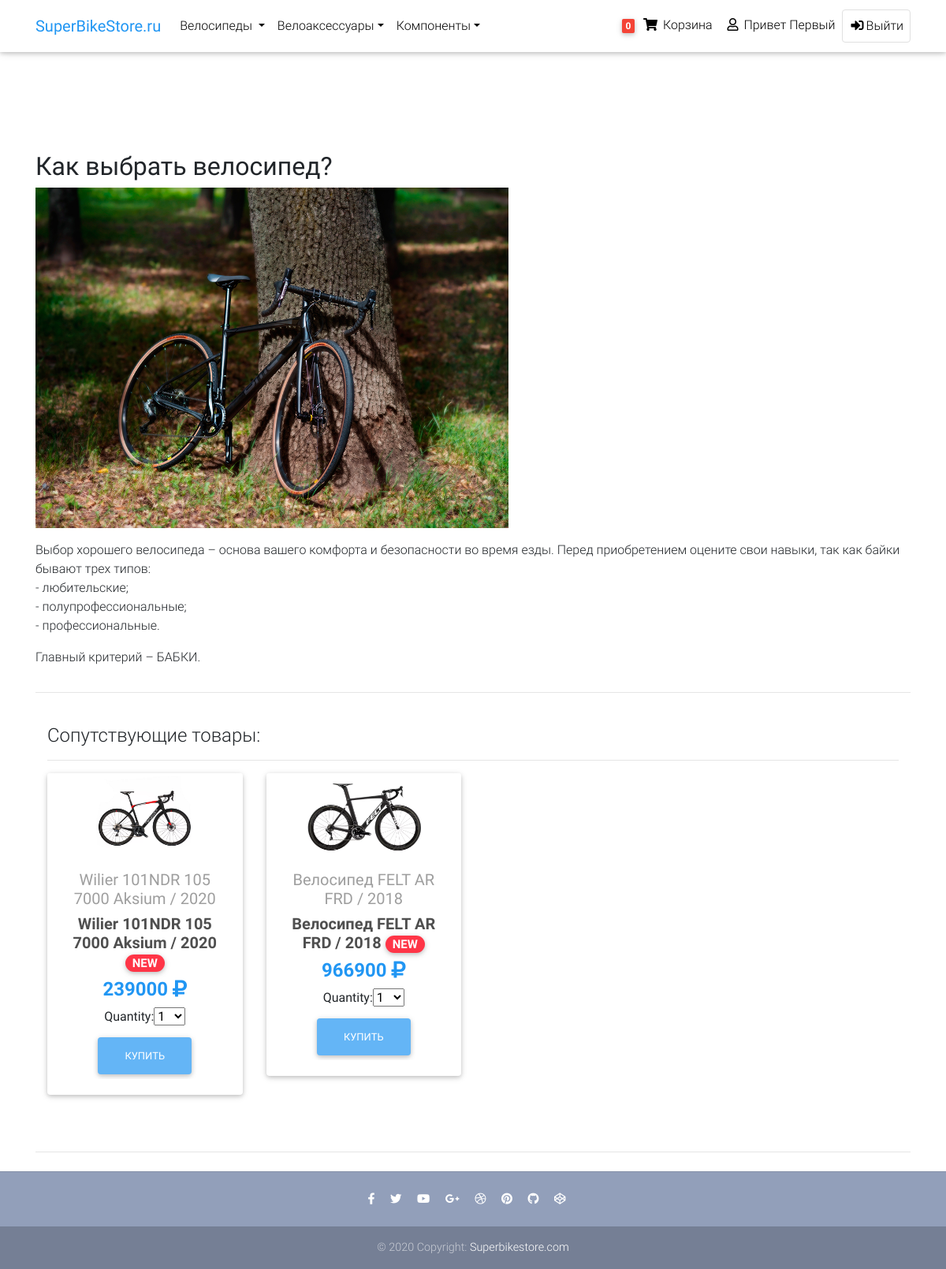
The page /articles/kak-vybrat-velosiped/ (signed in) on the database its author committed.
### users/models.py (models this page shows)
class SiteUser(AbstractUser):
    address = models.CharField(max_length=250)
    city = models.CharField(max_length=20)
    phone = models.CharField(max_length=11)
    orders = models.ManyToManyField(Order, related_name='users', through='UsersOrders')
    class Meta:
        ordering = ('last_name',)
        verbose_name = 'Покупатель'
        verbose_name_plural = "Покупатели"

### shop/models.py (models this page shows, shortened)
class Article(models.Model):
    slug = models.SlugField(max_length=200, db_index=True)
    header = models.CharField(max_length=100, null=False, blank=False)
    text = models.TextField(max_length=2500, null=True, blank=True)
    category = models.ForeignKey(Category, related_name='article', on_delete=models.DO_NOTHING)
    image = models.ImageField(upload_to='media/articles/', blank=True)
    related_product = models.ManyToManyField(Product, related_name='products')
    class Meta:
        index_together = (('id', 'slug'),)
        verbose_name = 'Статья'
        verbose_name_plural = 'Статьи'

class Product(models.Model):
    category = models.ForeignKey(Category, related_name='products', on_delete=models.CASCADE)
    name = models.CharField(max_length=200, db_index=True)
    slug = models.SlugField(max_length=200, db_index=True)
    image = models.ImageField(upload_to='media/products', blank=True)
    description = models.TextField(blank=True)
    price = models.DecimalField(max_digits=10, decimal_places=0)
    available = models.BooleanField(default=True)
    created = models.DateTimeField(auto_now_add=True)
    updated = models.DateTimeField(auto_now=True)
    class Meta:
        ordering = ('name',)
        index_together = (('id', 'slug'),)
        verbose_name = 'Товар'
        verbose_name_plural = 'Товары'
    def __str__(self):
        return self.name
    def get_absolute_url(self):
        return reverse('shop:product_detail',
                       args=[
                           self.id,
                           self.slug])

### shop/views.py (the view)
# urls.py: path('<slug:category_slug>/<slug:article_slug>/', views.article_detail, name='article_detail'),
def article_detail(request, category_slug, article_slug):
    cart_product_form = CartAddProductForm()
    article = get_object_or_404(
        Article.objects.prefetch_related(
            'related_product', 'related_product__category'
        ),
        slug=article_slug
    )
    return render(request,
                  'shop/articles/article_detail.html',
                  {'article': article,
                    'cart_product_form': cart_product_form
                   })

### cart/forms.py
class CartAddProductForm(forms.Form):
    quantity = forms.TypedChoiceField(
        choices=PRODUCT_QUANTITY_CHOICES,
        coerce=int
    )
    override = forms.BooleanField(
        required=False,
        initial=False,
        widget=forms.HiddenInput
    )

### cart/cart.py (called while the page is built)
    def __len__(self):
        return sum(item['quantity'] for item in self.cart.values())

### cart/context_processors.py (called while the page is built)
def cart(request):
    return {'cart': Cart(request)}

def category(request):
    return {"parents": Category.objects.filter(parent_category=None)}

### shop/templatetags/price_format.py (called while the page is built)
@register.filter()
def price_format(string):
    locale.setlocale(locale.LC_ALL, '')
    return locale.format_string('%d', string, grouping=True)

### users/email_auth.py (called while the page is built)
    def get_user(self, user_id):
        try:
            user = UserModel.objects.get(pk=user_id)
        except UserModel.DoesNotExist:
            return None
        return user if self.user_can_authenticate(user) else None

### shop/templates/shop/articles/article_detail.html (shortened to what this page needs)
{% extends 'shop/base2.html' %}
{% load static %}
{% load price_format %}
{% block content %}
    <div class="container mt-5 pt-5">
    <div class="row mt-5 pt-5">
      <div class="col-md-12">
        <h2><strong>{{ article.header }}</strong></h2>
        <img src="{{ article.image.url }}" width="600">
        <p>{{ article.text | linebreaks }}</p>
      </div>
    </div>
    <hr>
    <br>
 <div class="container mb-5">
     <div>
         <h4>Сопутствующие товары:</h4>
        <hr>
     </div>
        <div class="row">
                {% for product in article.related_product.all %}
            <div class="col-lg-3 col-md-6 mb-4">
            <div class="card">
              <div class="view overlay">
                <img src="{{ product.image.url }}" class="card-img-top"
                  alt="">
              </div>
              <div class="card-body text-center">
                <a href="{{product.category.slug}}" class="grey-text">
                    <h5>{{ product }}</h5>
                </a>
                <h5>
                  <strong>
                    <a href="{{ product.get_absolute_url }}" class="dark-grey-text">{{ product.name }}
                      <span class="badge badge-pill danger-color">NEW</span>
                    </a>
                  </strong>
                </h5>
                <h4 class="font-weight-bold blue-text">
                  <strong> {{ product.price | price_format }} </strong> <i class="fas fa-ruble-sign"></i>
                </h4>
                  <form action="{% url 'cart:cart_add' product.id %}" method="post">
            {{ cart_product_form }}
          <input type="submit" class="btn btn-blue blue lighten-2 rounded" value="Купить">
                </form>
              </div>
            </div>
          </div>
            {% endfor %}
        </div>
    </div>
    <hr>
  </div>
{% endblock %}

### shop/templates/shop/base2.html (shortened to what this page needs)
{% load static %}
{% load i18n %}
<!DOCTYPE html>
<html lang="en">
<head>
  <link rel="stylesheet" href="https://use.fontawesome.com/releases/v5.11.2/css/all.css">
  <link href="{% static 'css/bootstrap.min.css' %}" rel="stylesheet">
  <link href="{% static 'css/mdb.min.css'%}" rel="stylesheet">
  <link href="{% static 'css/style.min.css'%}" rel="stylesheet">
</head>
<body class="" data-gr-c-s-loaded="true">
  <nav class="navbar fixed-top navbar-expand-lg navbar-light white scrolling-navbar">
    <div class="container">
      <a class="navbar-brand waves-effect" href="{% url 'shop:main_page' %}">
        <strong class="blue-text">SuperBikeStore.ru</strong>
      </a>
      <div class="collapse navbar-collapse" id="navbarSupportedContent">
        <ul class="navbar-nav mr-auto">
      <li class="nav-item dropdown">
        <a class="nav-link dropdown-toggle" href="{% url 'shop:product_list_by_category' 'velosipedy' %}" id="dropdown01"
           data-toggle="dropdown" aria-haspopup="true" aria-expanded="false"> Велосипеды </a>
      </li>
      <li class="nav-item dropdown">
        <a class="nav-link dropdown-toggle" href="{% url 'shop:product_list_by_category' 'veloaksessuary' %}" id="dropdown01"
           data-toggle="dropdown" aria-haspopup="true" aria-expanded="false">
          Велоаксессуары</a>
      </li>
        <li class="nav-item dropdown">
        <a class="nav-link dropdown-toggle" href="{% url 'shop:product_list_by_category' 'komponenty' %}" id="dropdown01"
           data-toggle="dropdown" aria-haspopup="true" aria-expanded="false">
          Компоненты</a>
      </li>
    </ul>
      {% if request.user.is_authenticated %}
        <ul class="navbar-nav nav-flex-icons">
         <li class="nav-item">
            <a href="{% url 'cart:cart_detail' %}" class="nav-link waves-effect">
            {% with total_items=cart|length  %}
                {% if total_items > 0 %}
              <span class="badge red z-depth-1 mr-1"> {{ total_items }} </span>
                {% else %}
                <span class="badge red z-depth-1 mr-1"> 0 </span>
                {% endif %}
            {% endwith %}
              <i class="fas fa-shopping-cart"></i>
              <span class="clearfix d-none d-sm-inline-block"> Корзина </span>
            </a>
          </li>
          <li class="nav-item">
            <span href="" class="nav-link waves-effect">
              <i class="far fa-user"></i>
              <span class="clearfix d-none d-sm-inline-block"> Привет {{ request.user.first_name }} </span>
            </span>
          </li>
          <li class="nav-item">
            <a href="{% url 'users:logout' %}" class="nav-link border border-light rounded waves-effect">
              <i class="fas fa-sign-in-alt"></i>Выйти
            </a>
          </li>
        </ul>
        {% endif %}
      </div>
    </div>
  </nav>
    {% block content %}
    {% endblock content %}
  <footer class="page-footer text-center font-small mt-4 wow fadeIn">
    <hr class="my-4">
    <div class="pb-4">
      <a href="">
        <i class="fab fa-facebook-f mr-3"></i>
      </a>
      <a href="">
        <i class="fab fa-twitter mr-3"></i>
      </a>
      <a href="">
        <i class="fab fa-youtube mr-3"></i>
      </a>
      <a href="">
        <i class="fab fa-google-plus-g mr-3"></i>
      </a>
      <a href="">
        <i class="fab fa-dribbble mr-3"></i>
      </a>
      <a href="">
        <i class="fab fa-pinterest mr-3"></i>
      </a>
      <a href="">
        <i class="fab fa-github mr-3"></i>
      </a>
      <a href="">
        <i class="fab fa-codepen mr-3"></i>
      </a>
    </div>
    <div class="footer-copyright py-3">
      © 2020 Copyright:
      <a href="{% url 'shop:main_page' %}"> Superbikestore.com </a>
    </div>
  </footer>
</body>
</html>

### shop/templates/shop/base2.html (style rules this page uses)
html, body, header, .carousel { height: 60vh; }

### rows shown on the page
SiteUser: user.first_name "Первый"
Article: header "Как выбрать велосипед?", image (picture), text "Выбор хорошего велосипеда – основа вашего комфорта и безопасности во время езды. Перед приобретением оцените свои навыки, так как байки бывают трех типов: - любительские; - полупрофессиональные; - профессиональные. Главный критерий – БАБКИ."
Product: image (picture), name "Wilier 101NDR 105 7000 Aksium / 2020", price "239000"
Product: image (picture), name "Велосипед FELT AR FRD / 2018", price "966900"
